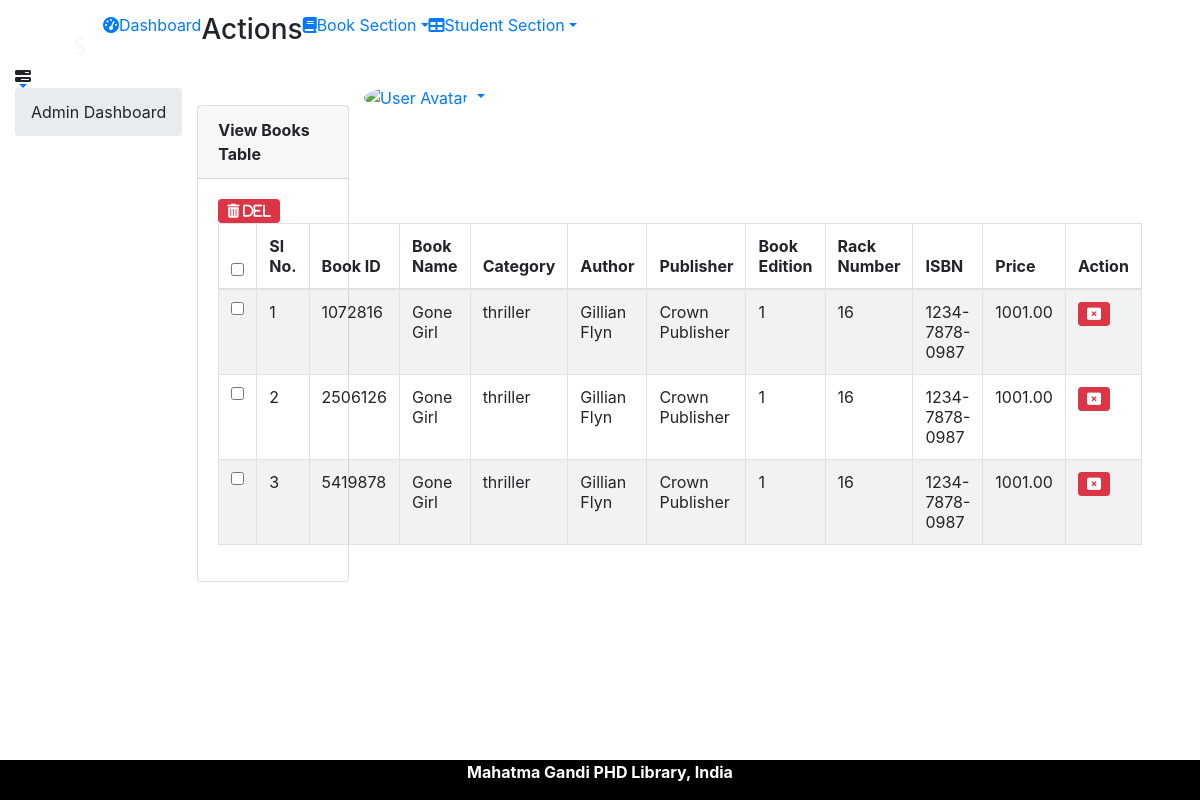
Page /admindashboard/books/bookdetails.php?bookname=Gone Girl (signed in) on the committed database.
### tables this page shows
CREATE TABLE `lmsbook` (
  `bookid` varchar(20) NOT NULL,
  `ISBN` varchar(100) NOT NULL,
  `booktitle` varchar(200) NOT NULL,
  `bookedition` varchar(100) NOT NULL,
  `bookpublisher` varchar(80) NOT NULL,
  `bookprice` decimal(10,2) NOT NULL,
  `bookauthor` varchar(200) NOT NULL,
  `racknumber` varchar(50) NOT NULL,
  `bookonloan` varchar(100) NOT NULL,
  `bookcategory` varchar(50) NOT NULL,
  `createdby` int(50) NOT NULL,
  `createddate` datetime NOT NULL DEFAULT CURRENT_TIMESTAMP,
  `bookimage` varchar(50000) NOT NULL,
  `bookdesc` varchar(500) NOT NULL
);

CREATE TABLE `lmslogo` (
  `no` int(11) NOT NULL,
  `college_details` varchar(500) NOT NULL,
  `image` varchar(500) NOT NULL
);

### admindashboard/include/config.php (called while the page is built, shortened)
<?php
 $con = new mysqli("localhost", "cc", "123456", "fenoza_library");
include $_SERVER['DOCUMENT_ROOT'] . "/install/library/include/functions.php";
$library = new Library();

### include/functions.php (called while the page is built, shortened)
<?php
class Library{
public function selectData($con, $select, $table){
	return mysqli_query($con, "select $select from $table");
}
}

### admindashboard/books/bookdetails.php (the view, shortened to what this page needs)
<?php
include "../include/header.php";
$i = 1;
if($_GET['bookname'])
{
	$bookname = $_GET['bookname'];
}
else{
	header("location:createbooks.php");
}
?>
<div class="content mt-3">
<div class="animated fadeIn">
<div class="row">
<div class="col-md-12">
<div class="card">
<div class="card-header">
<strong class="card-title">View Books Table</strong>
</div>
<div class="card-body">
<div class = "btn-group">
<button type = "button" name = "checked" class = "btn btn-danger btn btn-sm fa fa-trash"id = "fa-trash">&nbsp;Del</button>
</div>
<?php if(isset($bcsuccess))
$fetchbook = $library->selectData($con, "*", "lmsbook where bookonloan = 'NO' and booktitle = '$bookname'");
	?>
<table id="bootstrap-data-table-export" class="table table-striped table-bordered">
<thead>
<tr>
<th><input type = "checkbox" id = "allcheck"></th>
<th>Sl No.</th>
 <th>Book ID</th>
<th>Book Name</th>
<th>Category</th>
<th>Author</th>
<th>Publisher</th>
<th>Book Edition</th>
<th>Rack Number</th>
<th>ISBN</th>
<th>Price</th>
<th>Action</th>
</tr>
</thead>
<tbody>
<?php
		while($row = mysqli_fetch_assoc($fetchbook)){
		extract($row);
		$no = $row['bookid'];
?>
<tr>
<td align="center">
<input name = "checkbox[]"  value = "<?php echo $no;?>" type = "checkbox" id = "allchecks"></td>
<td><?php
	echo $i++; ?></td>
<td>
<?php echo $no; ?>	</td>
<td><?php echo $row['booktitle']; ?></td>
<td><?php echo $row['bookcategory']; ?></td>
<td><?php echo $row['bookauthor']; ?></td>
<td><?php echo $row['bookpublisher']; ?></td>
<td><?php echo $row['bookedition']; ?></td>
<td><?php echo $row['racknumber']; ?></td>
<td><?php echo $row['ISBN']; ?></td>
<td><?php echo $row['bookprice']; ?></td>
<td style = "width: auto"><div class = "btn-group">
<a href = "deletesepbooks.php?id=<?php echo $no; ?>" class = "btn btn-danger btn btn-sm fa fa-window-close"></a>
</div>
</td>
</tr>
		<?php   }  ?>
</tbody>
</table>
</div>
</div>
</div>
</div>
</div>
</div>
</div>
<?php
include "../include/footer.php";
?>

### admindashboard/include/footer.php (shortened to what this page needs)
<div class="footer">
 <p class="footer-text"> <b><?php echo $college_details; ?></b></p>
</div>
</body>
</html>

### admindashboard/include/header.php (style rules this page uses)
.row::after { content: ""; clear: both; display: table; }
.footer { position: fixed; left: 0; bottom: 0; width: 100%; background-color: black; text-align: center; }
.footer-text { color:#fff; }

### rows in the picture
lmsbook: bookid "1072816", booktitle "Gone Girl", bookcategory "thriller", bookauthor "Gillian Flyn", bookpublisher "Crown Publisher", bookedition "1", racknumber "16", ISBN "1234-7878-0987", bookprice "1001.00"
lmsbook: bookid "2506126", booktitle "Gone Girl", bookcategory "thriller", bookauthor "Gillian Flyn", bookpublisher "Crown Publisher", bookedition "1", racknumber "16", ISBN "1234-7878-0987", bookprice "1001.00"
lmsbook: bookid "5419878", booktitle "Gone Girl", bookcategory "thriller", bookauthor "Gillian Flyn", bookpublisher "Crown Publisher", bookedition "1", racknumber "16", ISBN "1234-7878-0987", bookprice "1001.00"
lmslogo: college_details "Mahatma Gandi PHD Library, India"
